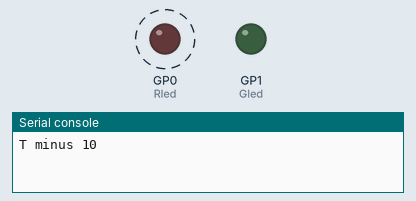
This program was run on a simulated Raspberry Pi Pico running CircuitPython. Parts: output pins drawn as LEDs (lit = HIGH), the last lines printed to the serial console. Dashed ring = blinking.

Above: at 0.1 s.
At 10.1 s:
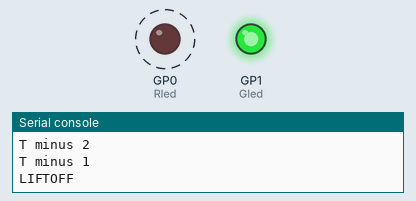
Timing chart, 0 to 11.6 s (numbered marks = the images above):
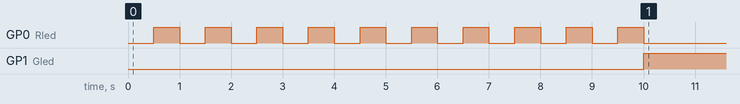

The program:

Launchpad_2.py
```python
import board
import time
import digitalio
Seconds = 10 # Starts at 10 seconds
Rled = digitalio.DigitalInOut(board.GP0) # Sets the pin of the green LED
Gled = digitalio.DigitalInOut(board.GP1) # Sets the pin of the red LED
Rled.direction = digitalio.Direction.OUTPUT # Pin is using output
Gled.direction = digitalio.Direction.OUTPUT # Pin is using output

while True:
    if Seconds > 0: # When it is counting down
        print("T minus", Seconds) # Prints to serial monitor
        time.sleep(.5) # Pause 1/2 second
        Rled.value = True
        time.sleep(.5) # Pause 1/2 second
        Rled.value = False
        Seconds = Seconds - 1 # Decreases the value of seconds by 1
    else: # Once it reaches 0
        print("LIFTOFF") # Prints to serial monitor
        Gled.value = True
        time.sleep(1) # Pause 1 second
```

Measured:
- by itself, GP0 (Rled): alternates HIGH for 0.50 s and LOW for 0.50 s, 20 changes in all, then stays LOW
- by itself, GP1 (Gled): LOW → HIGH at 10.0 s
